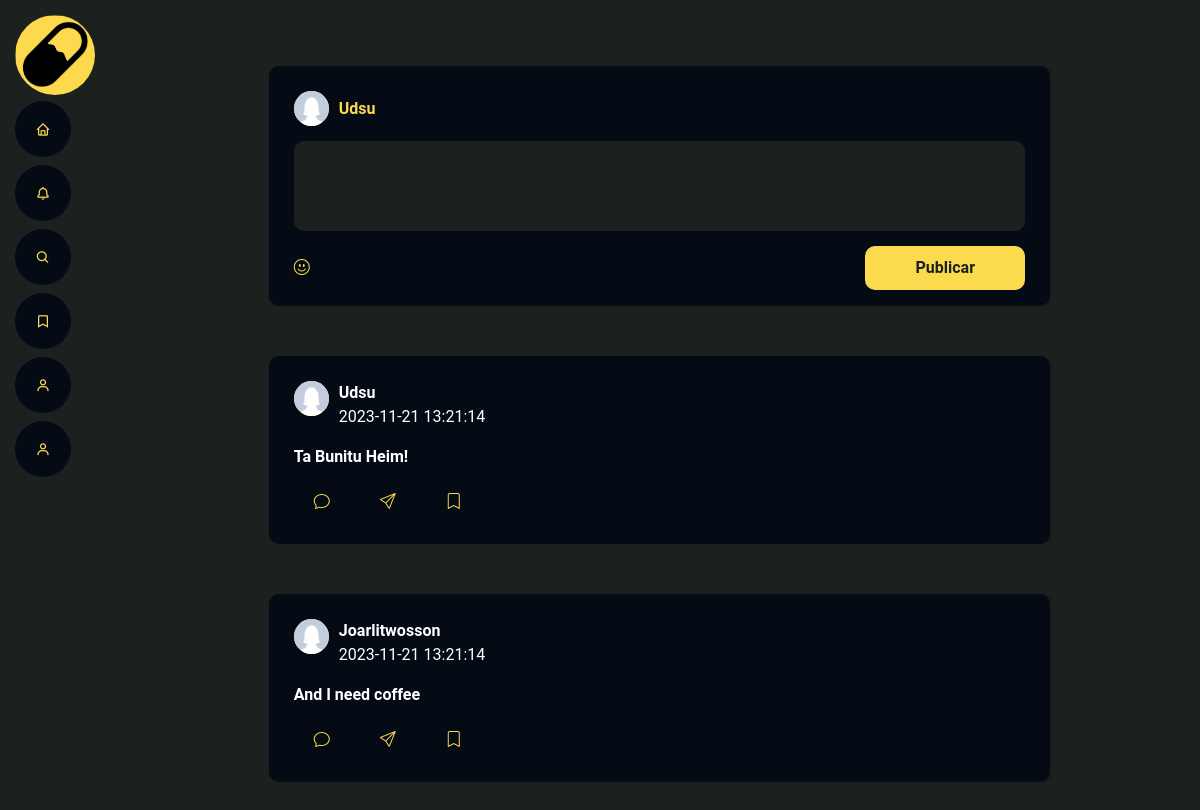
Screenshot of /Index.php?route=principal (signed in) with the database file from the repository.
### tables this page shows
CREATE TABLE tb_posts (
    pos_id INT AUTO_INCREMENT PRIMARY KEY,
    pos_usu_id INT NOT NULL,
    pos_conteudo TEXT,
    pos_data_postagem TIMESTAMP DEFAULT CURRENT_TIMESTAMP,
    FOREIGN KEY (pos_usu_id) REFERENCES tb_usuarios(usu_id)
);

CREATE TABLE tb_usuarios (
    usu_id INT AUTO_INCREMENT PRIMARY KEY,
    usu_nome VARCHAR(100) NOT NULL,
    usu_nome_usuario VARCHAR(50) NOT NULL,
    usu_email VARCHAR(100) NOT NULL UNIQUE,
    usu_senha VARCHAR(100) NOT NULL,
    usu_avatar VARCHAR(100) DEFAULT 'avatar.jpg',
    usu_img_fundo VARCHAR(100) DEFAULT 'generico.svg',
    usu_data_cadastro TIMESTAMP DEFAULT CURRENT_TIMESTAMP,
    CONSTRAINT chk_usu_nome_usuario_no_spaces CHECK (usu_nome_usuario NOT LIKE '% %')
);

### App/Controllers/PostController.php (called while the page is built, shortened)
<?php
require_once (__DIR__.'/../Model/PostModel.php');
class PostController extends Controller{
    public function viewPost(){
        $postModel = new PostModel();
        $posts = $postModel->getPost("viewPost");
        include (__DIR__."/../../Public/Principal.php");
    }
    }

### Config/Model.php (called while the page is built, shortened)
<?php
require_once (__DIR__."/../Database/SqlCommands.php");
class Model{
    public function __construct(){
        $this->query = new SqlCommands();
    }
}

### Database/SqlCommands.php (called while the page is built, shortened)
<?php
class SqlCommands{
    public function getCommand($function ){
        return $this->listCommandSql[$function];
    }
}

### App/Model/PostModel.php (called while the page is built, shortened)
<?php
require_once (__DIR__."/../../Config/Model.php");
class PostModel extends Model{
    public function getPost($base, $indice = 0){
        $con = $this->conect->conection();
        $query = $this->query->getCommand($base);
        $result = mysqli_query($con, $query[$indice]);
        if (!$result) {
            throw new Exception("Erro na consulta");
        }
        else{
            $rows = array();
            $i = 0;
            while ($row = mysqli_fetch_assoc($result)) {
                $rows[$i] = $row;
                $i++;
            }
            return $rows;
        }
    }
}

### Public/Layout/PostStructure.php (the view, shortened to what this page needs)
 <?php foreach($posts as $post=>$value): ?>
    <?php $route = $_GET['route']; ?>
      <li class='post'>
        <div class='infoUserPost'>
            <div class='imgUserPost'><img src="../Storage/perfil/<?= $value['usu_avatar']; ?>" alt=''></div>
            <div class='nameAndHour'>
                <?php if($route == 'notifications'): ?>
                    <p><strong><?= $value['usu_nome'];?></strong>| Post Compartilhado por <?= $value['sender_name'];?></p>
                <?php else: ?>
                    <strong><?= $value['usu_nome'];?></strong>
                <?php endif; ?>
                <p><?= $value['pos_data_postagem']; ?></p>
            </div>
        </div>
        <p>
        <?= $value['pos_conteudo']; ?>
        </p>
        <div class='actionBtnPost'>
            <button type='button' class='filepost openModal' data-modal='modal<?= $value['pos_id'] ?>'><i class='bi bi-chat' alt='comentar'></i></button>
            <?php if($route == 'principal'): ?>
                <button type='button' class='filepost openModal' data-modal='modalUsers1'><i class='bi bi-send' alt='compartilhar'></i></button>
                <form action="Index.php?route=<?= $route ?>" method="POST">
                    <button type='submit' class='filepost' name='salvar' value='<?= $value['pos_id'];?>'><i class='bi bi-bookmark' alt='salvar'></i></button>
                </form>
            <?php elseif($route == 'perfil'): ?>
              <form action="Index.php?route=<?= $route ?>" method="POST">
                    <button type='submit' class='filepost' name='apagar' value='<?= $value['pos_id'];?>'><i class='bi bi-trash' alt=''></i></button>
                </form>
            <?php endif; ?>
          </div>
        </li>
<?php endforeach; ?>

### Index.php (shortened to what this page needs)
<?php
require_once (__DIR__."/App/Controllers/PostController.php");
$postController = new PostController();
$route = $_GET['route'] ?? 'login';
switch ($route) {
    case 'principal':
      if ($_SERVER['REQUEST_METHOD'] === 'POST') {
        $postController->processPost();
      } else {
        $postController->viewPost();
      }
      break;
}
?>

### Public/Layout/Layout.php (shortened to what this page needs)
<!DOCTYPE html>
<html lang="en">
<head>
  <link href="../../Resources/Assets/vendor/aos/aos.css" rel="stylesheet">
  <link href="../../Resources/Assets/vendor/bootstrap/css/bootstrap.min.css" rel="stylesheet">
  <link href="../../Resources/Assets/vendor/bootstrap-icons/bootstrap-icons.css" rel="stylesheet">
  <link href="../../Resources/Assets/vendor/boxicons/css/boxicons.min.css" rel="stylesheet">
  <link href="../../Resources/Assets/vendor/glightbox/css/glightbox.min.css" rel="stylesheet">
  <link href="../../Resources/Assets/vendor/swiper/swiper-bundle.min.css" rel="stylesheet">
  <link href="../../Resources/Assets/css/style2.css" rel="stylesheet">
</head>
<body>
  <header id="header">
    <div class="d-flex flex-column">
      <div class="profile">
        <img src="../../Resources/Assets/img/pills.jpg" alt="" class="img-fluid rounded-circle">
      </div>
      <nav id="navbar" class="nav-menu navbar">
        <ul>
          <li><a href="Index.php?route=principal" class="nav-link scrollto"><i class="bx bx-home"></i> <span>Home</span></a></li>
          <li><a href="Index.php?route=notifications" class="nav-link scrollto"><i class="bx bx-bell"></i> <span>Notificações</span></a></li>
          <li><a href="Index.php?route=pesquisa" class="nav-link scrollto"><i class="bx bx-search"></i> <span>Pesquisar</span></a></li>
          <li><a href="Index.php?route=saves" class="nav-link scrollto"><i class="bx bx-bookmark"></i> <span>Salvos</span></a></li>
          <li><a href="Index.php?route=perfil" class="nav-link scrollto"><i class="bx bx-user"></i> <span>Perfil</span></a></li>
          <li><a href="Index.php" class="nav-link scrollto"><i class="bx bx-user"></i> <span>Sair</span></a></li>
        </ul>
      </nav>
    </div>
  </header>

### Public/Principal.php (shortened to what this page needs)
<?php
include(__DIR__.'/Layout/Layout.php');
?>
  <main class="main">
      <ul class="posts">
      <li class="newPost">
        <div class="infoUser">
          <div class="imgUser"><img src="<?php echo "../Storage/perfil/".$_SESSION["avatar"] ?>" alt=""></div>
          <strong> <?= $_SESSION["user_name"] ?> </strong>
        </div>
        <form class="formPost" id="formPost" action="Index.php?route=principal" method="POST">
          <textarea name="textarea" placeholder="O que você está pensando?"> </textarea>
        <div class="iconsAndButton">
          <div class="icons">
            <a class="btnFileForm"><i class="bi bi-emoji-smile"  alt="Adicionar um emoji"></i></a>
          </div>
          <button type="submit" class="btnSubmitForm">Publicar</button>
        </div>
        </form>
        <?php include(__DIR__."/Layout/PostStructure.php"); ?>
      </ul>
  </main>
</body>

### Resources/Assets/css/style2.css (style rules this page uses)
* { margin: 0; padding: 0; box-sizing: border-box; }
body { background-color: #1C2120; color:white; font-family: 'Roboto', sans-serif; -webkit-font-smoothing: antialiased !important; }
#header { position: fixed; top: 0; left: 0; bottom: 0; z-index: 9997; transition: all 0.5s; padding: 15px; overflow-y: auto; }
#header div.profile { width: 80px; margin-bottom: 6px; }
.main { max-width: 900px; margin: 0 auto; }
li.newPost { width: 90%; height: 240px; display: flex; flex-direction: column; align-items: flex-start; margin: 50px 0px; padding: 25px; background: #040b14; border-radius: 10px; box-shadow: 1px 0 3px rgba(0,0,0,0.2); float: right; }
.imgUserPost img { width: 35px; height: 35px; border-radius: 50%; }
.imgUser img { width: 35px; height: 35px; border-radius: 50%; }
li.newPost div.infoUser { display: flex; align-items: center; justify-content: center; }
li.newPost div.infoUser div.imgUser { width: 35px; height: 35px; border-radius: 50%; background-color: #FCDA4D; }
li.newPost div.infoUser strong { font-size: 16px; color: #FCDA4D; margin-left: 10px; }
li.newPost form.formPost { display: flex; flex-direction: column; width: 100%; height: 100%; }
li.newPost form.formPost textarea { height: 90px; background-color: #1C2120; margin: 15px 0; padding: 25px; border-radius: 10px; resize: none; outline: none; border: 0; width: 100%; font-weight: bold; font-family: 'Roboto', sans-serif; color: #fff; }
li.newPost form.formPost div.iconsAndButton { display: flex; float: right; align-items: center; justify-content: space-between; }
li.newPost form.formPost div.iconsAndButton div.icons { width: 100px; display: flex; align-items: center; justify-content: space-between; }
button.btnSubmitForm { background-color: #FCDA4D; padding: 10px 50px; color: #1C2120; font-weight: bold; outline: none; cursor: pointer; border: 0; border-radius: 10px; transition: background 0.2s; }
ul.posts li.post { padding: 25px; margin-bottom: 50px; background-color: #040b14; border-radius: 10px; box-shadow: 1px 0 3px rgba(0,0,0,0.2); float: right; width: 90%; list-style: none; align-items: center; justify-content: center; }
ul.posts li.post div.infoUserPost { display: flex; }
ul.posts li.post div.infoUserPost div.imgUserPost { width: 35px; height: 35px; border-radius: 50%; background-color: #FCDA4D; margin-right: 10px; }
ul.posts li.post >p { width: 100%; font-weight: bold; text-align: justify; }
ul.posts li.post div.actionBtnPost { display: flex; align-items: center; }
ul.posts li.post div.actionBtnPost button { padding: 5px 20px; border: 0; outline: none; display: flex; align-items: center; justify-content: center; margin-right: 10px; border-radius: 10px; color: #FCDA4D; cursor: pointer; background-color: transparent; }
.nav-menu { padding: 0; display: block; }
.nav-menu * { margin: 0; padding: 0; list-style: none; }
.nav-menu>ul>li { position: relative; white-space: nowrap; }
.nav-menu a { display: flex; align-items: center; color: #FCDA4D; padding: 10px 18px; margin-bottom: 8px; transition: 0.3s; font-size: 15px; border-radius: 50px; background: #040b14; height: 56px; width: 100%; overflow: hidden; transition: 0.3s; justify-content: center; }
@media (min-width: 992px) { .nav-menu a, .nav-menu a:focus { width: 56px; } }
button { border: none; background-color: transparent; outline: none; }
.bi, main .bx { color: #FCDA4D;; }

### rows the page displays
tb_posts: pos_usu.usu_avatar (placeholder picture), pos_usu.usu_nome "Udsu", pos_data_postagem "2023-11-21 13:21:14", pos_conteudo "Ta Bunitu Heim!", $value['pos_id'] 1 (drawn)
tb_posts: pos_usu.usu_avatar (placeholder picture), pos_usu.usu_nome "Joarlitwosson", pos_data_postagem "2023-11-21 13:21:14", pos_conteudo "And I need coffee", $value['pos_id'] 2 (drawn)

### other values shown
$_SESSION["user_name"] "Udsu"
